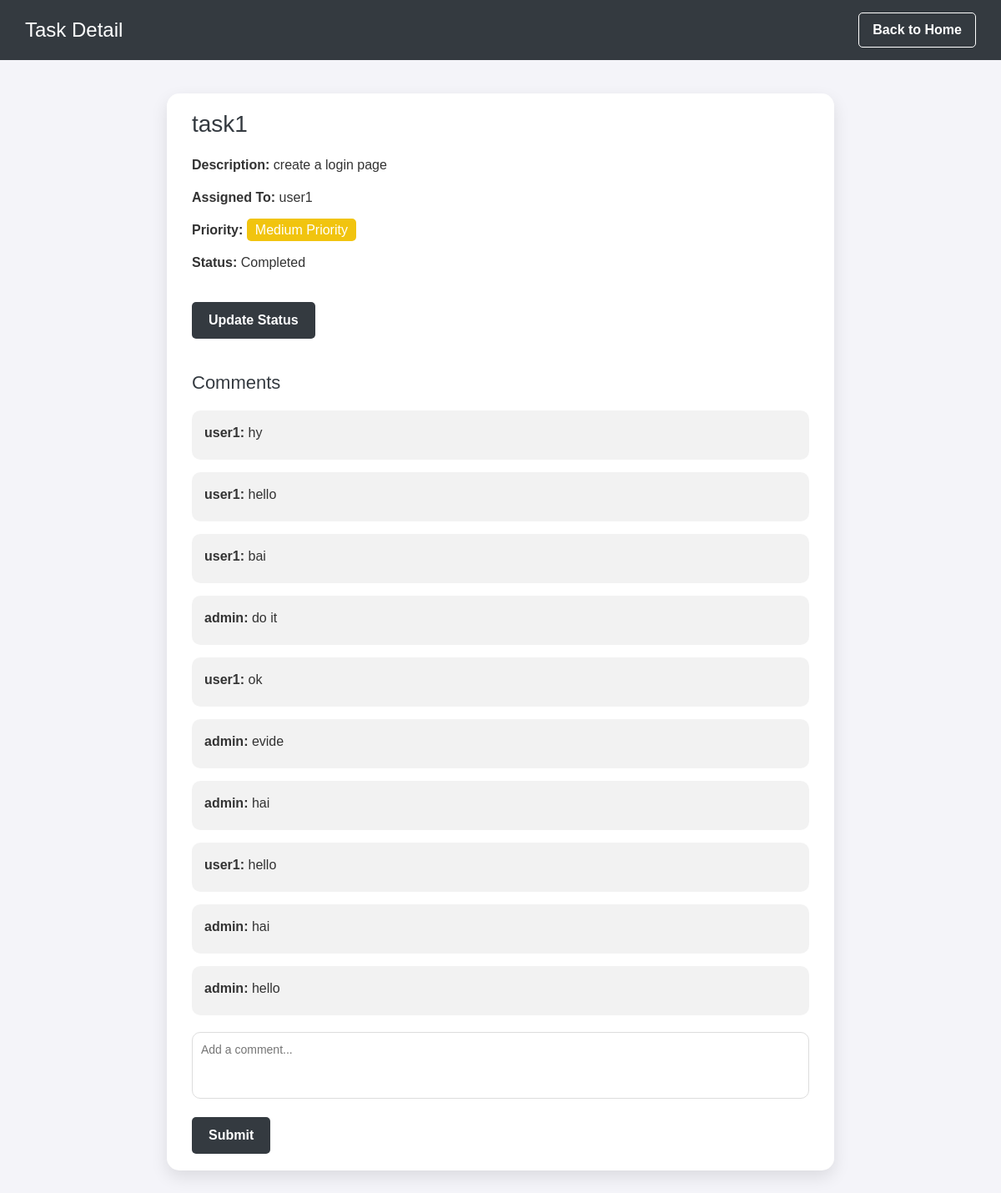
Screenshot of /view/1/ with the database file from the repository.
### home/models.py (models this page shows, shortened)
class Task(models.Model):
    PRIORITY_CHOICES = [
        ('High', 'High'),
        ('Medium', 'Medium'),
        ('Low', 'Low'),
    ]
    STATUS_CHOICES = [
        ('To Do', 'To Do'),
        ('In Progress', 'In Progress'),
        ('Completed', 'Completed'),
    ]
    title = models.CharField(max_length=200)
    description = models.TextField(blank=True)
    priority = models.CharField(max_length=10, choices=PRIORITY_CHOICES)
    status = models.CharField(max_length=20, choices=STATUS_CHOICES, default='To Do')
    project = models.ForeignKey(Project, on_delete=models.CASCADE, related_name='tasks')
    assigned_to = models.ForeignKey(User, on_delete=models.SET_NULL, null=True, blank=True)
    created_at = models.DateTimeField(auto_now_add=True)  # Automatically set when the object is created
    updated_at = models.DateTimeField(auto_now=True)      # Automatically updated every time the object is saved

class Comment(models.Model):
    user=models.ForeignKey(User, on_delete=models.CASCADE,)
    comment=models.TextField()
    task=models.ForeignKey(Task, on_delete=models.CASCADE,)

### home/views.py (the view, shortened to what this page needs)
# urls.py: path('view/<int:sid>/', views.viewfn, name='viewfn'),
def viewfn(request, sid):
    task = get_object_or_404(Task, id=sid)
    comments = Comment.objects.filter(task=task)
    return render(request, 'viewpage.html', {'s': task, 'com': comments})

### home/templates/viewpage.html (shortened to what this page needs)
{% load static %}
<!DOCTYPE html>
<html lang="en">
<head>
    <link rel="stylesheet" href="https://cdnjs.cloudflare.com/ajax/libs/font-awesome/6.0.0-beta3/css/all.min.css">
    <link rel="stylesheet" href="https://cdn.jsdelivr.net/npm/bootstrap@5.3.0-alpha1/dist/css/bootstrap.min.css">
    <link rel="stylesheet" href="{% static 'css/viewpagetask.css' %}">
</head>
<body>
    <div class="navbar">
        <h1>Task Detail</h1>
        {% if user.is_superuser or user.is_staff %}
            <a href="/adminpanel">Back to Admin Panel</a>
        {% else %}
            <a href="/main">Back to Home</a>
        {% endif %}
    </div>
    <div class="container">
        <div class="task-details">
            <h2>{{ s.title }}</h2>
            <p><strong>Description:</strong> {{ s.description }}</p>
            <p><strong>Assigned To:</strong> {{ s.assigned_to }}</p>
            <p><strong>Priority:</strong>
                <span class="priority priority-{{ s.priority|lower }}">{{ s.priority }} Priority</span>
            </p>
            <p><strong>Status:</strong> {{ s.status }}</p>
            {% if not user.is_superuser and not user.is_staff %}
        <div class="edit-button">
            <a href="/statusupdate/{{ s.id }}">Update Status</a>
        </div>
    {% endif %}
        </div>
        <div class="comments-section">
            <h3>Comments</h3>
            {% for comment in com %}
                <div class="comment">
                    <p><strong>{{ comment.user }}:</strong> {{ comment.comment }}</p>
                </div>
            {% empty %}
                <p>No comments yet.</p>
            {% endfor %}
            <div class="comment-form">
                <form method="post">
                    <textarea name="comment" placeholder="Add a comment..." required></textarea>
                    <input type="submit" value="Submit">
                </form>
            </div>
        </div>
    </div>
</body>
</html>

### home/static/css/viewpagetask.css (style rules this page uses)
body { background-color: #f4f4f9; color: #333; font-family: 'Poppins', sans-serif; margin: 0; padding: 0; }
.navbar { background-color: #343a40; padding: 15px 30px; display: flex; justify-content: space-between; align-items: center; }
.navbar h1 { font-size: 24px; color: #fff; margin: 0; }
.navbar a { color: #fff; text-decoration: none; font-weight: bold; padding: 8px 16px; border: 1px solid #fff; border-radius: 5px; transition: background-color 0.3s ease, color 0.3s ease; }
.container { max-width: 800px; margin: 40px auto; background-color: #fff; padding: 20px 30px; border-radius: 15px; box-shadow: 0 8px 20px rgba(0, 0, 0, 0.1); }
.task-details h2 { font-size: 28px; color: #343a40; margin-bottom: 20px; }
.task-details p { margin-bottom: 15px; font-size: 16px; line-height: 1.5; }
.priority { padding: 5px 10px; border-radius: 5px; color: #fff; }
.priority-medium { background-color: #f1c40f; }
.edit-button a { display: inline-block; padding: 10px 20px; background-color: #343a40; color: #fff; text-decoration: none; border-radius: 5px; margin-top: 20px; font-weight: bold; transition: background-color 0.3s ease, transform 0.2s ease; }
.comments-section { margin-top: 40px; }
.comments-section h3 { font-size: 22px; color: #343a40; margin-bottom: 20px; }
.comment { background-color: rgba(0, 0, 0, 0.05); padding: 15px; border-radius: 10px; margin-bottom: 15px; }
.comment p { margin: 0; }
.comment-form { margin-top: 20px; }
.comment-form textarea { width: 100%; height: 80px; padding: 10px; border-radius: 10px; border: 1px solid #ddd; resize: none; margin-bottom: 15px; font-size: 14px; }
.comment-form input[type="submit"] { background-color: #343a40; color: #fff; padding: 10px 20px; border: none; border-radius: 5px; font-weight: bold; cursor: pointer; transition: background-color 0.3s ease, transform 0.2s ease; }

### rows the page displays
Task: title "task1", description "create a login page", assigned_to "user1", priority "Medium", status "Completed"
Comment: user "user1", comment "hy"
Comment: user "user1", comment "hello"
Comment: user "user1", comment "bai"
Comment: user "admin", comment "do it"
Comment: user "user1", comment "ok"
Comment: user "admin", comment "evide"
Comment: user "admin", comment "hai"
Comment: user "user1", comment "hello"
Comment: user "admin", comment "hai"
Comment: user "admin", comment "hello"
